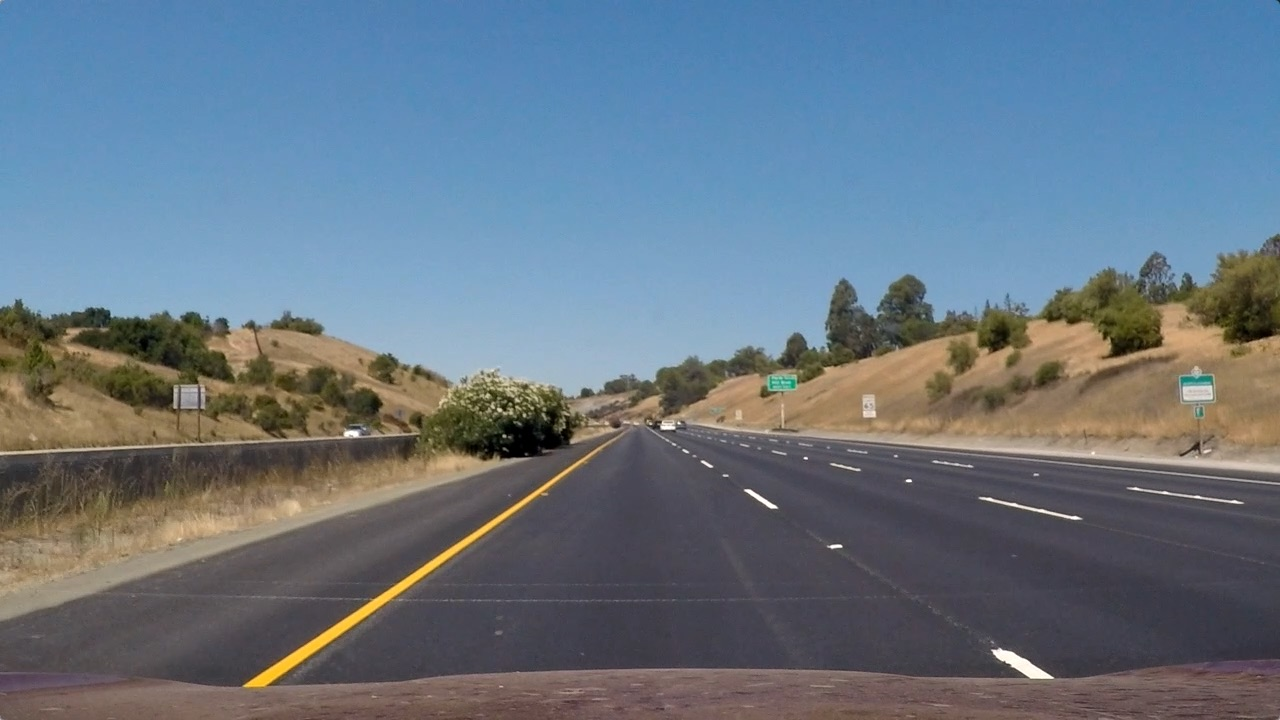
#> input picture test_images/straight_lines1.jpg, 1280 x 720 px
$ python -i preprocess.py   (imports and definitions only)   (older library calls are emulated)
#> lines starting #> are read from the running program, lines starting #| are printed output that depends on the picture
# Image preprocessing (CLAHE, cropping etc.)
import cv2
import numpy as np

def preproc(image):
    """ Pre-process an image in the lane detection pipeline.

    The pre-processing is as follows. First, CLAHE is applied to the
    input color image. Then, this image is converted to HLS color space, and
    the s-channel is extracted. The same input image is also converted to
    grayscale, and the absolute value of the gradient in the x, y directions are computed.

    Args:
    image: Image to be pre-processed. Must be an RGB color image.

    Returns:
    A tuple with three ndarrays representing the image gradient in the x direction,
    the image gradient in the y direction, and the s-channel of the image, after
    conversion to HLS space. The width/height of the input remain the same.
    """
    image_working = clahe_RGB(image, clipLimit=2, tileGridSize=(4,4))
    image_working = cv2.GaussianBlur(image_working, (3, 3), 0)

    image_working = cv2.cvtColor(image_working, cv2.COLOR_RGB2HLS)
    image_working = image_working[:,:,2]

  #  image_gray = cv2.cvtColor(image_working, cv2.COLOR_RGB2GRAY)

    image_ret_sx = np.absolute(cv2.Sobel(image_working, cv2.CV_64F, 1, 0))
    image_ret_sx = np.uint8(255 * image_ret_sx / np.max(image_ret_sx))

    image_ret_sy = np.absolute(cv2.Sobel(image_working, cv2.CV_64F, 0, 1))
    image_ret_sy = np.uint8(255 * image_ret_sy / np.max(image_ret_sy))

    return (image_ret_sx, image_ret_sy, image_working)

def clahe_RGB(img, clipLimit, tileGridSize):
    """ Apply Contrast-Limited Adaptive Histogram Equalization with OpenCV

    Contrast-Limited Adaptive Histogram Equalization is applied to each
    of the three color channels of an RGB image. The result is returned
    as an RGB image.

    Args:
        img: Input image  should be in RGB colorspace.
        clipLimit: Passed to cv2.createCLAHE
        tileGridSize: Passed to cv2.createCLAHE

    Returns:
        The input image  with CLAHE applied  in RGB
    """

    r, g, b = cv2.split(img)

    img_clahe   = cv2.createCLAHE(clipLimit=clipLimit, tileGridSize=tileGridSize)
    img_clahe_r = img_clahe.apply(r)
    img_clahe_g = img_clahe.apply(g)
    img_clahe_b = img_clahe.apply(b)

    img_ret = cv2.merge((img_clahe_r,  img_clahe_g,  img_clahe_b))

    return(img_ret)

>>> import cv2
>>> picture = cv2.cvtColor(cv2.imread('test_images/straight_lines1.jpg'), cv2.COLOR_BGR2RGB)
>>> result = preproc(picture)
#> in clahe_RGB, `img_clahe_g = img_clahe.apply(g)`:
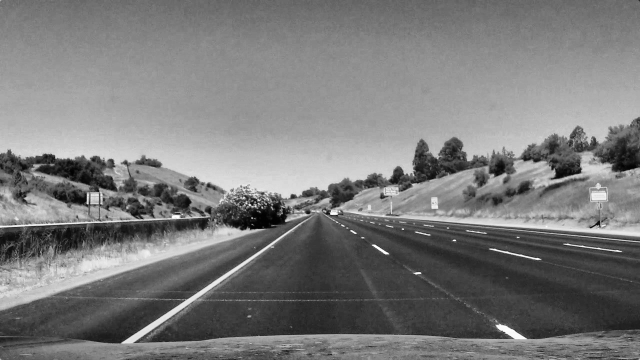
#> img_clahe_g: shape (720, 1280) (shown at 1/2 size); min 0, max 255, mean 122.5
#> in clahe_RGB, `img_clahe_b = img_clahe.apply(b)`:
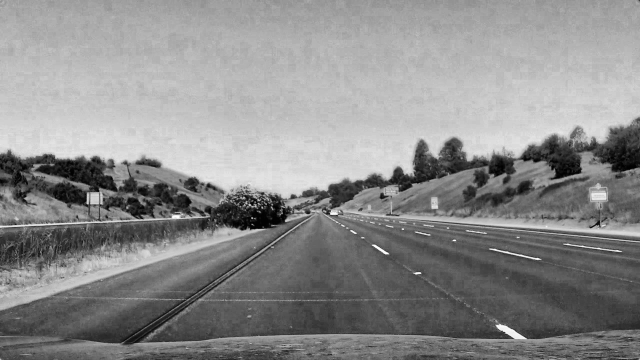
#> img_clahe_b: shape (720, 1280) (shown at 1/2 size); min 0, max 255, mean 139
#> in preproc, `image_working = image_working[:,:,2]`:
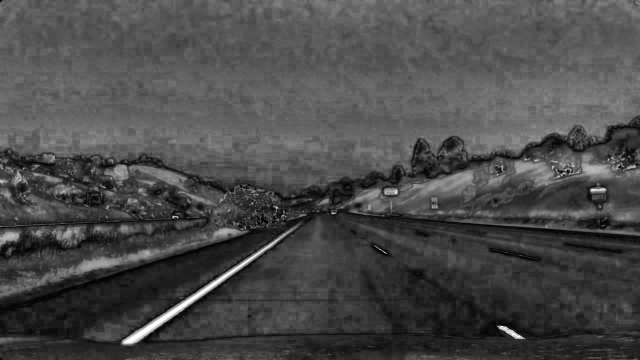
#> image_working: shape (720, 1280) (shown at 1/2 size); min 0, max 255, mean 74.3
#> in preproc, `image_ret_sx = np.absolute(cv2.Sobel(image_working, cv2.CV_64F, 1, 0))`:
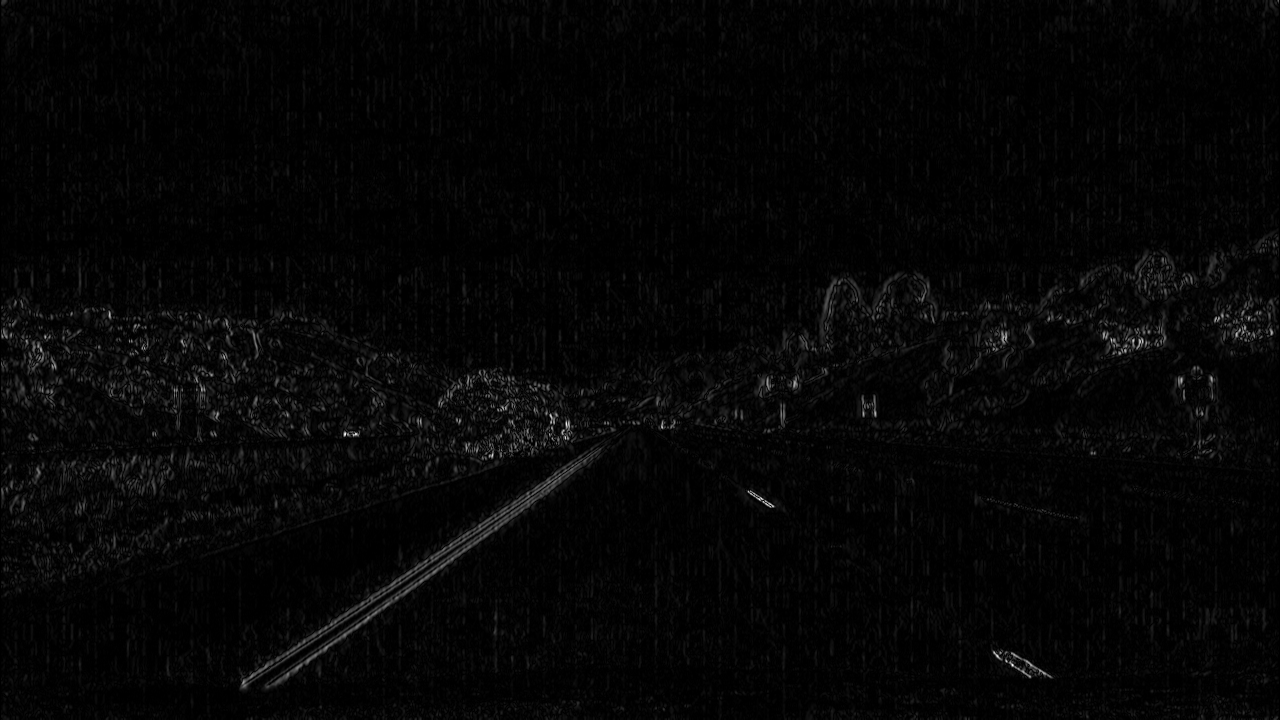
#> image_ret_sx: shape (720, 1280) float64; min 0, max 639, mean 15.7; drawn with min black and max white

$ run again, on test_images/straight_lines2.jpg
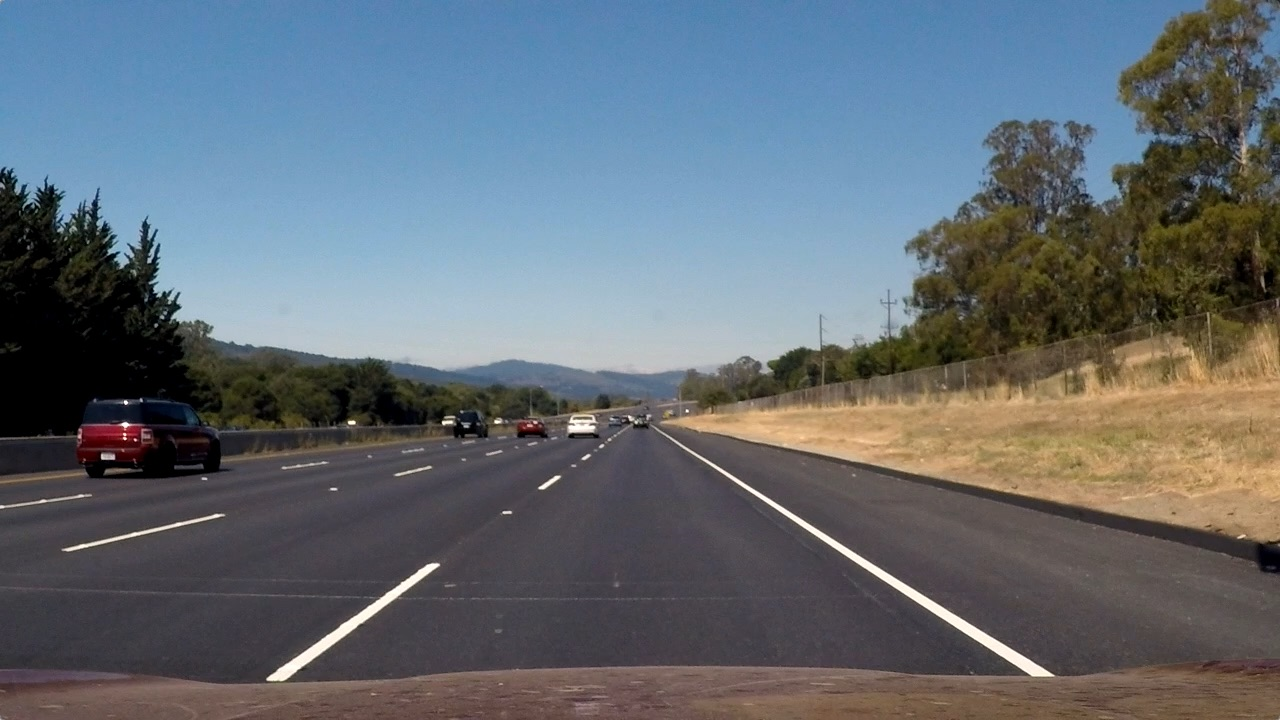
#> input picture test_images/straight_lines2.jpg, 1280 x 720 px
#> in preproc, `image_working = image_working[:,:,2]`:
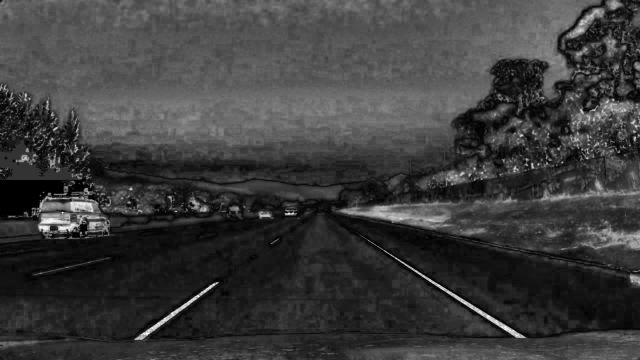
#> image_working: shape (720, 1280) (shown at 1/2 size); min 0, max 255, mean 60.2
#> in preproc, `image_ret_sy = np.absolute(cv2.Sobel(image_working, cv2.CV_64F, 0, 1))`:
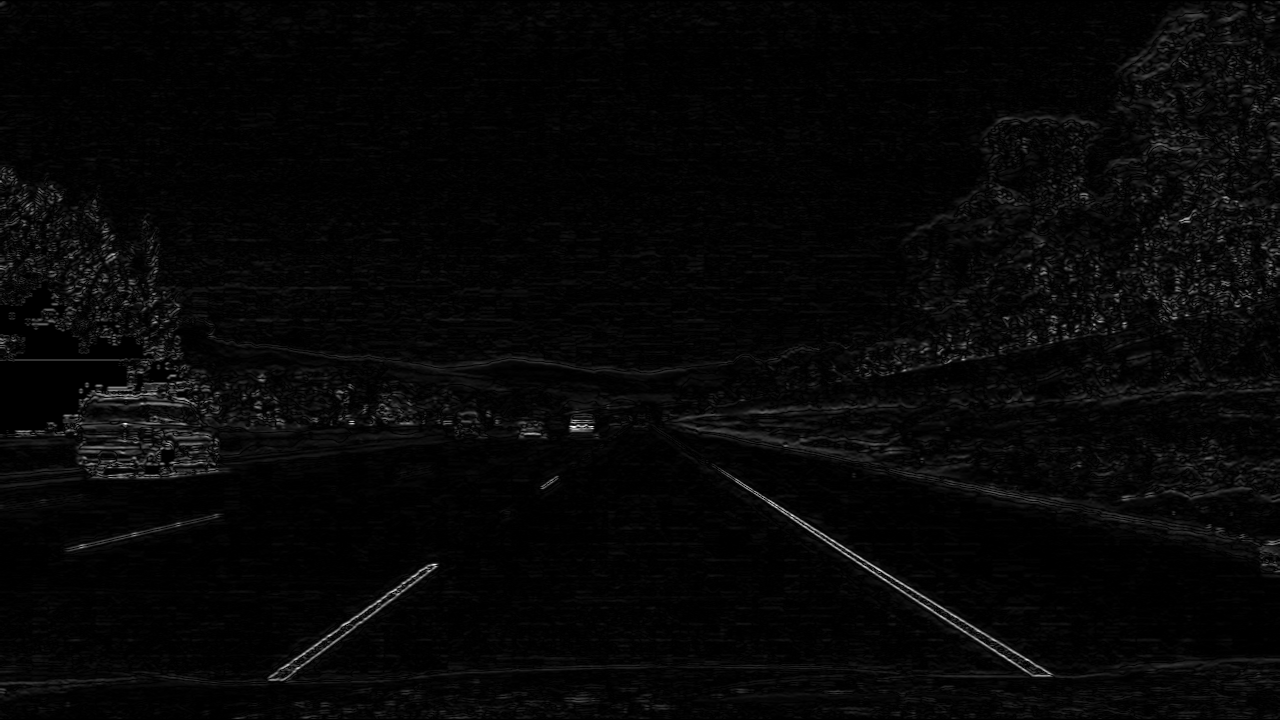
#> image_ret_sy: shape (720, 1280) float64; min 0, max 967, mean 26.7; drawn with min black and max white

$ run again, on test_images/test1.jpg
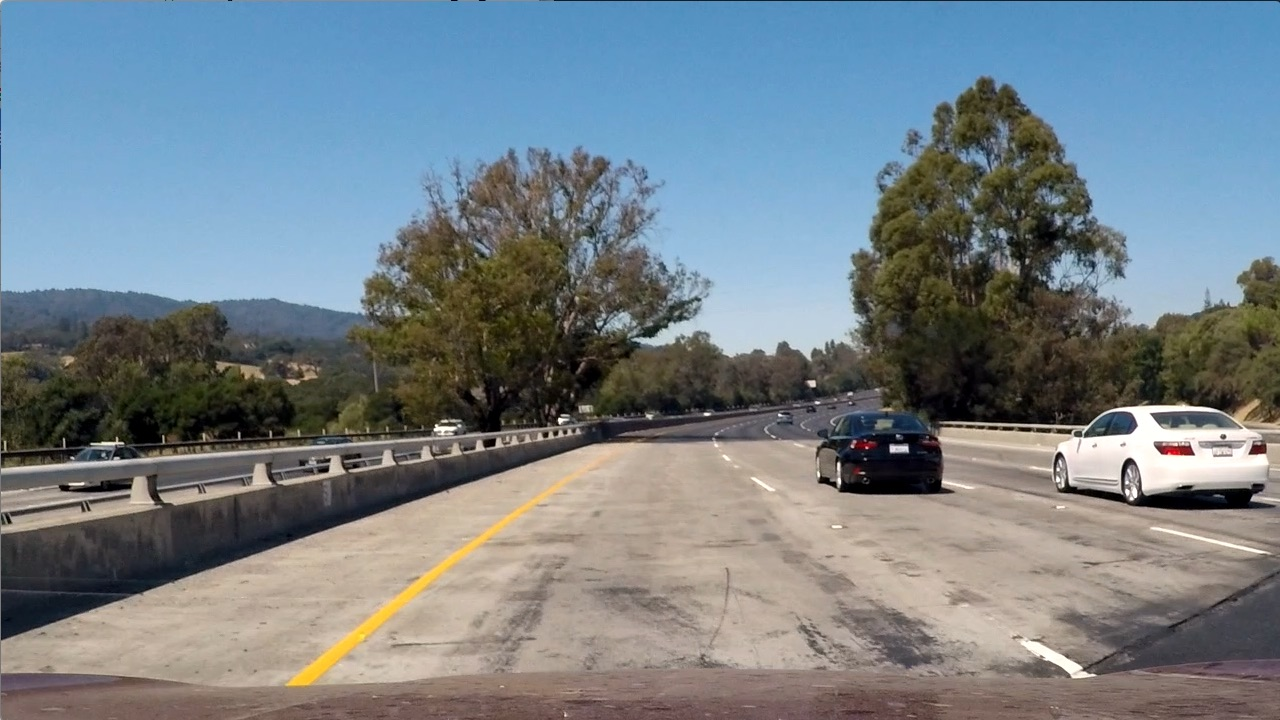
#> input picture test_images/test1.jpg, 1280 x 720 px
#> in preproc, `image_working = image_working[:,:,2]`:
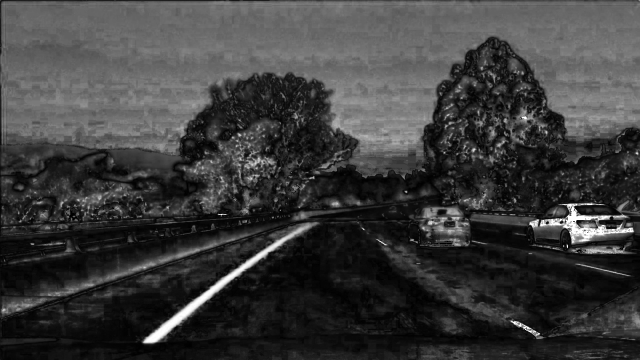
#> image_working: shape (720, 1280) (shown at 1/2 size); min 0, max 255, mean 59.9
#> in preproc, `image_ret_sy = np.absolute(cv2.Sobel(image_working, cv2.CV_64F, 0, 1))`:
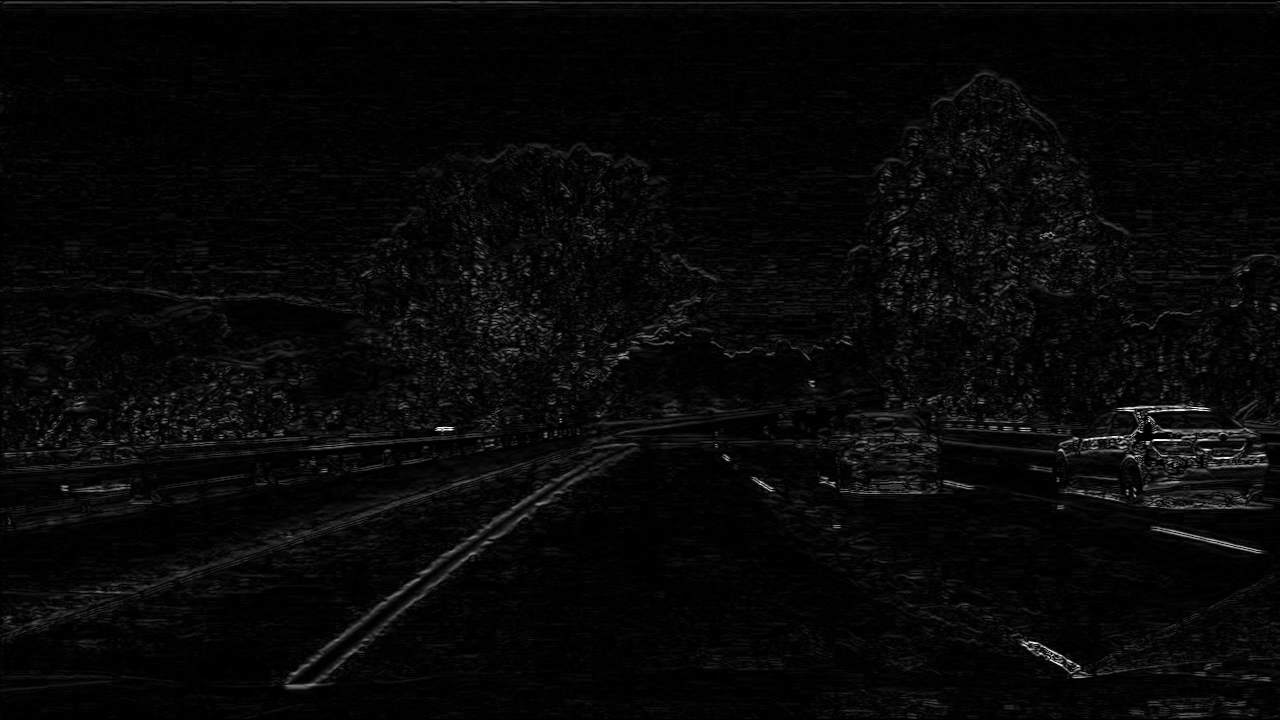
#> image_ret_sy: shape (720, 1280) float64; min 0, max 1004, mean 31.5; drawn with min black and max white
